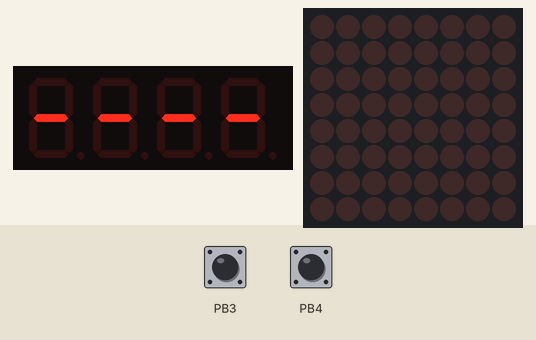
Bench run of a sketch on a simulated ATtiny85, built with avr-gcc and run on an emulated ATtiny85. Shown: 4-digit seven-segment display, 8×8 LED matrix. Wiring (inferred from the names in the program): HT16K33 LED driver at I2C address 0x70. The test bench sets the inputs (shaded band); at power-on: PB3 HIGH, PB4 HIGH. EEPROM starts erased.

Above: at 1.2 s.
1.3 s: PB3 pulled LOW for 0.15 s
At 1.9 s:
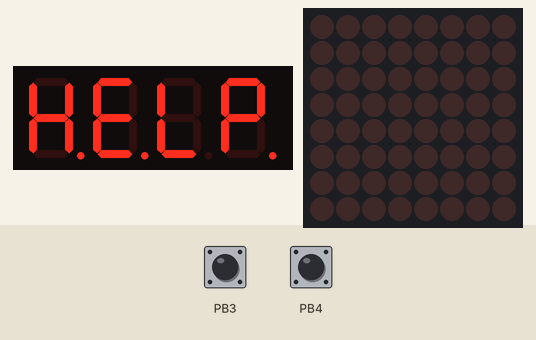
At 2.8 s:
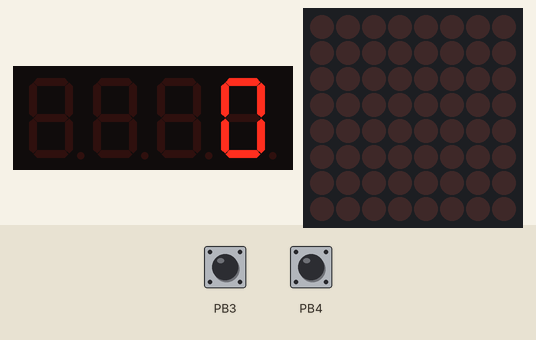
3.8 s: PB4 pulled LOW for 1 s
At 5.9 s:
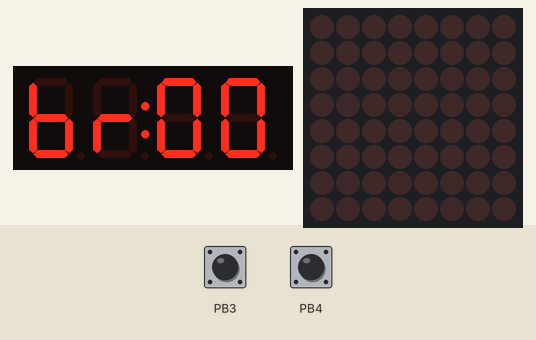
6.3 s: PB4 pulled LOW for 0.15 s
Timing chart, 0 to 9.3 s (numbered marks = the images above; inputs shaded):
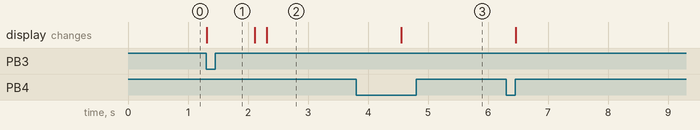

Measured:
- after the input at 1.3 s, the display: changes at once (image 1)
- after the input at 3.8 s, the display: changes after 0.76 s (image 3)

The sketch:

clock.ino
```cpp
/***************************************************
Incident clock

Donald Sarratt
2019-08-23

Note the implicit Arduino code layout:
setup() is called once when the device initialises
loop() is the main program loop
****************************************************/

#include <EEPROM.h>
#include <Wire.h>
#include <Adafruit_GFX.h>
#include "Adafruit_LEDBackpack.h"

// Pointer to the 7-seg object
Adafruit_7segment matrix = Adafruit_7segment();

// This doesn't seem to be in the library
enum seg_bars {
    BAR_TOP = 0x1,
    BAR_TOP_RIGHT = 0x2,
    BAR_BOTTOM_RIGHT = 0x4,
    BAR_BOTTOM = 0x8,
    BAR_BOTTOM_LEFT = 0x10,
    BAR_TOP_LEFT = 0x20,
    BAR_MIDDLE = 0x40,
    BAR_DOT = 0x80,
};

// Current brightness of LEDs (0-15)
char brightness = 0;

// Track days since last incident
unsigned int days = 0;

// Store the millis() when our last day started
unsigned long prev_millis = 0;

// Alterable for testing purposes, length of a day in milliseconds
static const unsigned long DAYLENGTH = 1000UL*60*60*24;
//static const unsigned long DAYLENGTH = 1000UL*60;

// EEPROM address for storing day count (two-byte int)
static const int EEP_DAY = 0;

// EEPROM address for storing brightness (one-byte int)
static const int EEP_BRG = 5;

// Which pin is the "incident" toggle?
static const int PIN_INC = A3;
// Which pin is the pushbutton?
static const int PIN_BTN = A2;

// Possible button press durations
enum button_length {SHORTPRESS, LONGPRESS};

// How long is a long press (ms)?
static const int LONG_PRESS_DURATION = 750;

// How long do we sit in a config menu before leaving?
static const int MENU_TIMEOUT = 7000;

void setup() {
#ifndef __AVR_ATtiny85__
    //Serial.begin(9600);
    //Serial.println("Hello");
    //Serial.println(DAYLENGTH);
#endif

    // Read current days, brightness out of EEPROM
    days = EEPROM.get(EEP_DAY, days);
    brightness = EEPROM.get(EEP_BRG, brightness);

    // 0x70 is the I2C address of our display
    matrix.begin(0x70);

    // Initialise display
    matrix.setBrightness(brightness);
    matrix.print(days, DEC);
    matrix.writeDisplay();

    // Set input pins for incident toggle and pushbutton
    pinMode(PIN_INC, INPUT_PULLUP);
    pinMode(PIN_BTN, INPUT_PULLUP);
}

void check_day_count() {
    /*
    Compare current time to previous, if a day has elapsed
    then increment our counter.
    */
    if ((unsigned long)(millis() - prev_millis) >= DAYLENGTH) {
        // Increment daycount, reset prev_millis
        // Note the implicit unsigned rollover on prev_millis
        days += 1;
        prev_millis += DAYLENGTH;

        // Save daycount to EEPROM
        EEPROM.put(EEP_DAY, days);

        // Write new daycount to display
        matrix.print(days, DEC);
        matrix.writeDisplay();
    }
}

void brightness_mode() {
    /* Brightness setting mode */
    // Set display, e.g. 'br 01'
    matrix.writeDigitRaw(0, BAR_TOP_LEFT | BAR_BOTTOM_LEFT | BAR_BOTTOM
                            | BAR_MIDDLE | BAR_BOTTOM_RIGHT);
    matrix.writeDigitRaw(1, BAR_BOTTOM_LEFT | BAR_MIDDLE);
    matrix.writeDigitRaw(2, 2);     // Colon
    matrix.writeDigitNum(3, brightness / 10);
    matrix.writeDigitNum(4, brightness % 10);
    // matrix.blinkRate(HT16K33_BLINK_1HZ);
    matrix.writeDisplay();

    // Wait for button to be released
    while (digitalRead(PIN_BTN) == LOW) {
        delay(50);
    }

    // Wait for a button press
    int idle = 0;
    while (idle < MENU_TIMEOUT) {
        if (digitalRead(PIN_BTN) == HIGH) {
            delay(10);
            idle += 10;
            continue;
        }
        if (get_presslength() == SHORTPRESS) {
            idle = 0;
            brightness += 1;
            if (brightness > 15) {
                brightness = 0;
            }
            matrix.setBrightness(brightness);
            matrix.writeDigitNum(3, brightness / 10);
            matrix.writeDigitNum(4, brightness % 10);
            matrix.writeDisplay();
        } else {
            // Long press, move to day incrementer
            day_mode();
            break;
        }
    }

    // Store the new brightness before returning
    EEPROM.update(EEP_BRG, brightness);
    // Reset display
    matrix.print(days, DEC);
    // matrix.blinkRate(HT16K33_BLINK_OFF);
    matrix.writeDisplay();

    // Wait for the button to be released before properly exiting
    while (digitalRead(PIN_BTN) == LOW) {
        delay(50);
    }
}

void day_mode() {
    /* Day incrementing mode */
    // Set display
    matrix.print(days, DEC);
    matrix.writeDigitRaw(2, 0x4|0x8);   // Left colon
    matrix.writeDisplay();

    // Wait for button to be released
    while (digitalRead(PIN_BTN) == LOW) {
        delay(50);
    }

    // Wait for a button press
    int idle = 0;
    while (idle < MENU_TIMEOUT) {
        if (digitalRead(PIN_BTN) == HIGH) {
            delay(10);
            idle += 10;
            continue;
        }
        if (get_presslength() == SHORTPRESS) {
            idle = 0;
            days += 1;
            matrix.print(days, DEC);
            matrix.writeDigitRaw(2, 0x4|0x8);   // Left colon
            matrix.writeDisplay();
        } else {
            // Long press, exit the setup
            break;
        }
    }

    // Store the new daycount
    EEPROM.put(EEP_DAY, days);
}

enum button_length get_presslength() {
    /* Wait for the pushbutton to be released, then
    report the push duration.
    */
    // Wait 100ms to debounce
    delay(100);
    int total_wait = 100;

    // Wait for switch to turn off, or longpress to activate
    while (digitalRead(PIN_BTN) == LOW && total_wait < LONG_PRESS_DURATION) {
        delay(50);
        total_wait += 50;
    }

    // Return the duration of the press
    if (total_wait >= LONG_PRESS_DURATION)
        return LONGPRESS;
    else
        return SHORTPRESS;
}

void incident_loop() {
    /* Idle loop while the incident pin is high */
    // Setup, zero the display and make it blink
    // matrix.writeDigitRaw(0, BAR_MIDDLE);
    // matrix.writeDigitRaw(1, BAR_MIDDLE);
    // matrix.writeDigitRaw(3, BAR_MIDDLE);
    // matrix.writeDigitRaw(4, BAR_MIDDLE);
    // Spell 'HELP' on the display
    matrix.writeDigitRaw(0, 0xFF & ~BAR_TOP & ~BAR_BOTTOM);
    matrix.writeDigitRaw(1, 0xFF & ~BAR_TOP_RIGHT & ~BAR_BOTTOM_RIGHT);
    matrix.writeDigitRaw(3, BAR_TOP_LEFT | BAR_BOTTOM_LEFT | BAR_BOTTOM);
    matrix.writeDigitRaw(4, 0xFF & ~BAR_BOTTOM & ~BAR_BOTTOM_RIGHT);
    // matrix.blinkRate(HT16K33_BLINK_1HZ);
    matrix.writeDisplay();

    // Wait for the incident to be over
    while (digitalRead(PIN_INC) == LOW) {
        Wire.beginTransmission(0x70);
        Wire.write(HT16K33_BLINK_CMD | HT16K33_BLINK_DISPLAYON);
        Wire.endTransmission();
        delay(800);
        Wire.beginTransmission(0x70);
        Wire.write(HT16K33_BLINK_CMD | 0);
        Wire.endTransmission();
        delay(200);
    }

    // Reset day count, set display back to total days
    days = 0;
    EEPROM.put(EEP_DAY, days);
    prev_millis = millis();
    matrix.print(days, DEC);
    matrix.blinkRate(HT16K33_BLINK_OFF);
    matrix.writeDisplay();
}

void loop() {
    // If incident pin is enabled, go to the incident loop
    if (digitalRead(PIN_INC) == LOW) {
        incident_loop();
    }

    // If we get a long button press, move to brightness-setting mode
    if (digitalRead(PIN_BTN) == LOW) {
        if (get_presslength() == LONGPRESS) {
            brightness_mode();
        } else {
            // Short press, ignore it
        }
    }

    // Check timer count
    check_day_count();

    // Wait a bit before the next loop
    delay(10);
}
```
